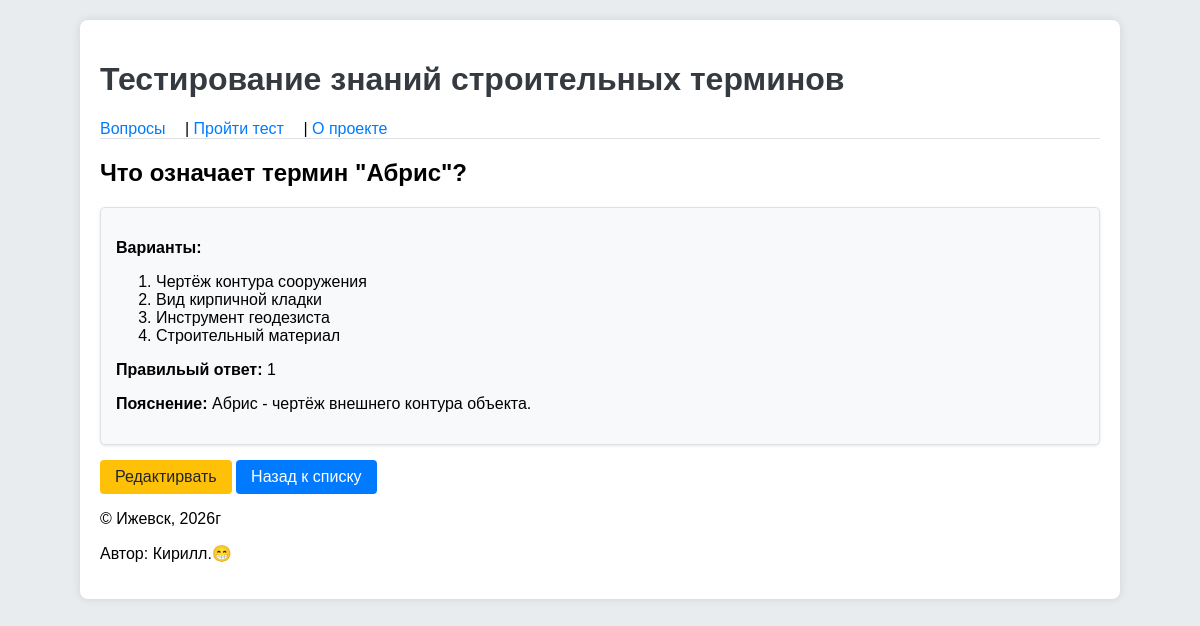
Screenshot of /question/1/ with the database file from the repository.
### quiz/models.py (models this page shows, shortened)
class Question(models.Model):
    question_text = models.CharField(max_length=500, verbose_name="Текст вопроса")
    option1 = models.CharField(max_length=200, verbose_name="Вариант 1")
    option2 = models.CharField(max_length=200, verbose_name="Вариант 2")
    option3 = models.CharField(max_length=200, verbose_name="Вариант 3")
    option4 = models.CharField(max_length=200, verbose_name="Вариант 4")
    correct_option = models.PositiveSmallIntegerField(verbose_name="Правильный вариант (1-4)")
    explanation = models.TextField(verbose_name="Пояснение")
    class Meta:
        verbose_name = "Вопрос"
        verbose_name_plural = "Вопросы"

### quiz/views.py (the view)
# urls.py: path("question/<int:pk>/", views.question_detail, name="question_detail"),
def question_detail(request, pk):
    question = get_object_or_404(Question, pk=pk)
    return render(request, "quiz/question_detail.html", {"question": question})

### templates/quiz/question_detail.html
{% extends 'base.html' %}
{% block content %}
<h2>{{ question.question_text }}</h2>
<div class="card">
    <p><strong>Варианты:</strong></p>
    <ol>
        <li>{{ question.option1 }}</li>
        <li>{{ question.option2 }}</li>
        <li>{{ question.option3 }}</li>
        <li>{{ question.option4 }}</li>
    </ol>
    <p><strong>Правильый ответ:</strong> {{ question.correct_option }}</p>
    <p><strong>Пояснение:</strong> {{ question.explanation }}</p>
</div>
<a href="{% url 'quiz:question_edit' question.id %}" class="btn btn-warning">Редактирвать</a>
<a href="{% url 'quiz:question_list' %}" class="btn">Назад к списку</a>
{% endblock %}

### static/css/style.css (style rules this page uses)
body { background-color: #e9ecef; font-family: Arial, sans-serif; margin: 0; padding: 20px; }
.card { background: #f8f9fa; border: 1px solid #dee2e6; border-radius: 5px; padding: 15px; margin-bottom: 15px; box-shadow: 0 1px 3px rgba(0,0,0,0.1); }
.btn { display: inline-block; padding: 8px 15px; background-color: #007bff; color: white; text-decoration: none; border-radius: 4px; border: none; cursor: pointer; }
.btn-warning { background-color: #ffc107; color: #212529; }

### rows the page displays
Question: question_text "Что означает термин \"Абрис\"?", option1 "Чертёж контура сооружения", option2 "Вид кирпичной кладки", option3 "Инструмент геодезиста", option4 "Строительный материал", correct_option "1", explanation "Абрис - чертёж внешнего контура объекта."
